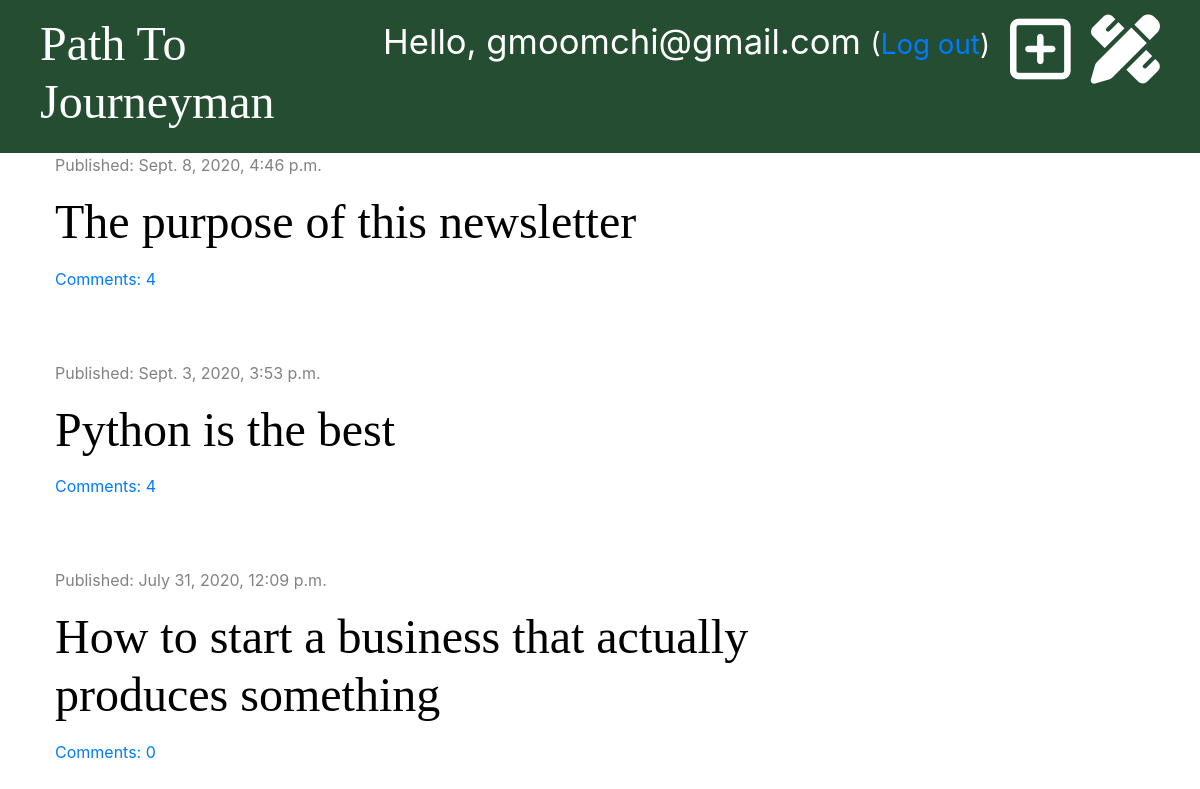
The page / (signed in) on the database its author committed.
### blog/models.py (models this page shows, shortened)
class Post(models.Model):
    author = models.ForeignKey('auth.User', on_delete=models.CASCADE)
    title = models.CharField(max_length=200)
    text = models.TextField()
    created_date = models.DateTimeField(default=timezone.now)
    published_date = models.DateTimeField(blank=True, null=True)
    def approved_comments(self):
        return self.comments.filter(approved=True)

### blog/views.py (the view)
# urls.py: path('', views.post_list, name='post_list'),
def post_list(request):
    posts = Post.objects.filter(published_date__lte=timezone.now()).order_by('-published_date')
    stuff_for_frontend = {'posts': posts}
    return render(request, 'blog/post_list.html', stuff_for_frontend)

### blog/templatetags/markdownify.py (called while the page is built)
@register.filter
def markdown(value):
    renderer = HighlightRenderer()
    markdown = mistune.Markdown(renderer=renderer)
    return markdown(value)

### blog/templates/blog/post_list.html (shortened to what this page needs)
{% extends 'blog/base.html' %}
{% load markdownify %}
{% block content %}
    {% for post in posts %}
        <div class="post">
            <div class="date">
                <p>Published: {{ post.published_date }}</p>
            </div>
            <h1><a href="{% url 'post_detail' pk=post.pk %}">{{ post.title }}</a></h1>
            <a href="{% url 'post_detail' pk=post.pk %}">Comments: {{ post.approved_comments.count }}</a>
        </div>
    {% endfor %}
{% endblock %}

### blog/templates/blog/base.html (shortened to what this page needs)
{% load static %}
<!DOCTYPE html>
<html lang="en">
<head>
    <link rel="stylesheet" href="https://stackpath.bootstrapcdn.com/bootstrap/4.5.0/css/bootstrap.min.css">
    <link rel="stylesheet" href="{% static 'css/blog.css' %}">
    <link rel="stylesheet" href="{% static 'css/zenburn.css' %}">
</head>
<body>
<div class="page-header">
    {% if user.is_authenticated and user.is_superuser %}
        <a href="{% url 'post_draft_list' %}" class="top-menu"><i class="fas fa-pencil-ruler fa-2x"></i></a>
        <a href="{% url 'post_new' %}" class="top-menu"><i class="far fa-plus-square fa-2x"></i></a>
        <p class="top-menu">Hello, {{ user.username }} <small>(<a href="{% url 'logout' %}">Log out</a>)</small></p>
    {% elif user.is_authenticated %}
        <p class="top-menu">Hello, {{ user.username }} <small>(<a href="{% url 'logout' %}">Log out</a>)</small></p>
    {% else %}
        <a href="{% url 'login' %}" class="top-menu"><i class="fas fa-sign-in-alt fa-2x"></i></a>
    {% endif %}
    <h1><a href="{% url "post_list" %}">Path To Journeyman</a></h1>
</div>
<div class="content container">
    <div class="row">
        <div class="col-md-8">
            {% block content %}
            {% endblock %}
        </div>
    </div>
</div>
</body>
</html>

### blog/static/css/blog.css (style rules this page uses)
.page-header { background-color: #254d32; margin-top: 0; padding: 15px 20px 15px 40px; }
.page-header h1, .page-header h1 a { color: #FFFFFF; font:-size: 36pt; text-decoration: none; }
.content { margin-left: 40px; }
h1, h2, h3, h4 { font-family: 'Cormorant Garamond', serif; font-size: 48px; }
.date { color: #828282; }
.post { margin-bottom: 70px; }
.post h1 a { color: #000000; }
.top-menu, .top-menu:hover { color: #ffffff; float: right; font-size: 26pt; margin-right: 20px; }

### rows shown on the page
Post: published_date "Sept. 8, 2020, 4:46 p.m.", title "The purpose of this newsletter", approved_comments.count "4"
Post: published_date "Sept. 3, 2020, 3:53 p.m.", title "Python is the best", approved_comments.count "4"
Post: published_date "July 31, 2020, 12:09 p.m.", title "How to start a business that actually produces something", approved_comments.count "0"

### other values the page prints
{{ user.username }} "gmoomchi@gmail.com"
